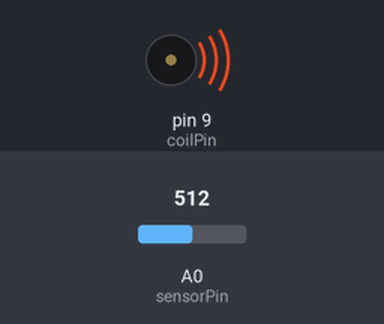
Bench run of a sketch on a simulated Arduino Uno, built with avr-gcc and run on an emulated ATmega328P. Shown: buzzer (waves = sounding). Inputs (shaded band) come from the test bench; at power-on: A0 (sensorPin) = 512. What the sketch prints to the serial monitor is not drawn. At 49.6 s the program stops and its outputs stay as they are.

Above: at 0.1 s.
Timing chart, 0 to 40.0 s (numbered marks = the images above):
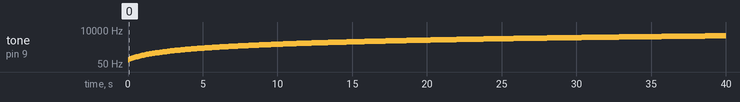

The sketch:

resonance_finder.ino
```cpp
/*
 * Project Triinfinity: Resonance Finder v1.0
 * Purpose: Sweep frequencies to find the harmonic peak of the
 * Magnetostrictive-Piezoelectric Transduction stack.
 */

const int coilPin = 9;      // Output to coil driver
const int sensorPin = A0;   // Input from PZT stack
int bestFreq = 0;
float maxVoltage = 0;

void setup() {
  Serial.begin(9600);
  pinMode(coilPin, OUTPUT);
  Serial.println("Starting Resonance Sweep...");
}

void loop() {
  for (int freq = 100; freq <= 5000; freq += 10) {
    tone(coilPin, freq);   // Send frequency to Triinfinity coils
    delay(100);            // Let the liquid metal settle

    float voltage = analogRead(sensorPin) * (5.0 / 1023.0);

    if (voltage > maxVoltage) {
      maxVoltage = voltage;
      bestFreq = freq;
    }

    Serial.print("Freq: "); Serial.print(freq);
    Serial.print(" | Voltage: "); Serial.println(voltage);
  }

  Serial.print("--- OPTIMAL RESONANCE FOUND: ");
  Serial.print(bestFreq); Serial.println(" Hz ---");
  noTone(coilPin);
  while(1); // Stop after one full sweep
}
```

Measured:
- by itself, tone on pin 9 (coilPin): plays 100 Hz for 0.10 s, 110 Hz for 0.10 s, 120 Hz for 0.10 s, 130 Hz for 0.10 s, 140 Hz for 0.10 s, 150 Hz for 0.10 s … (397 notes in this stretch)
